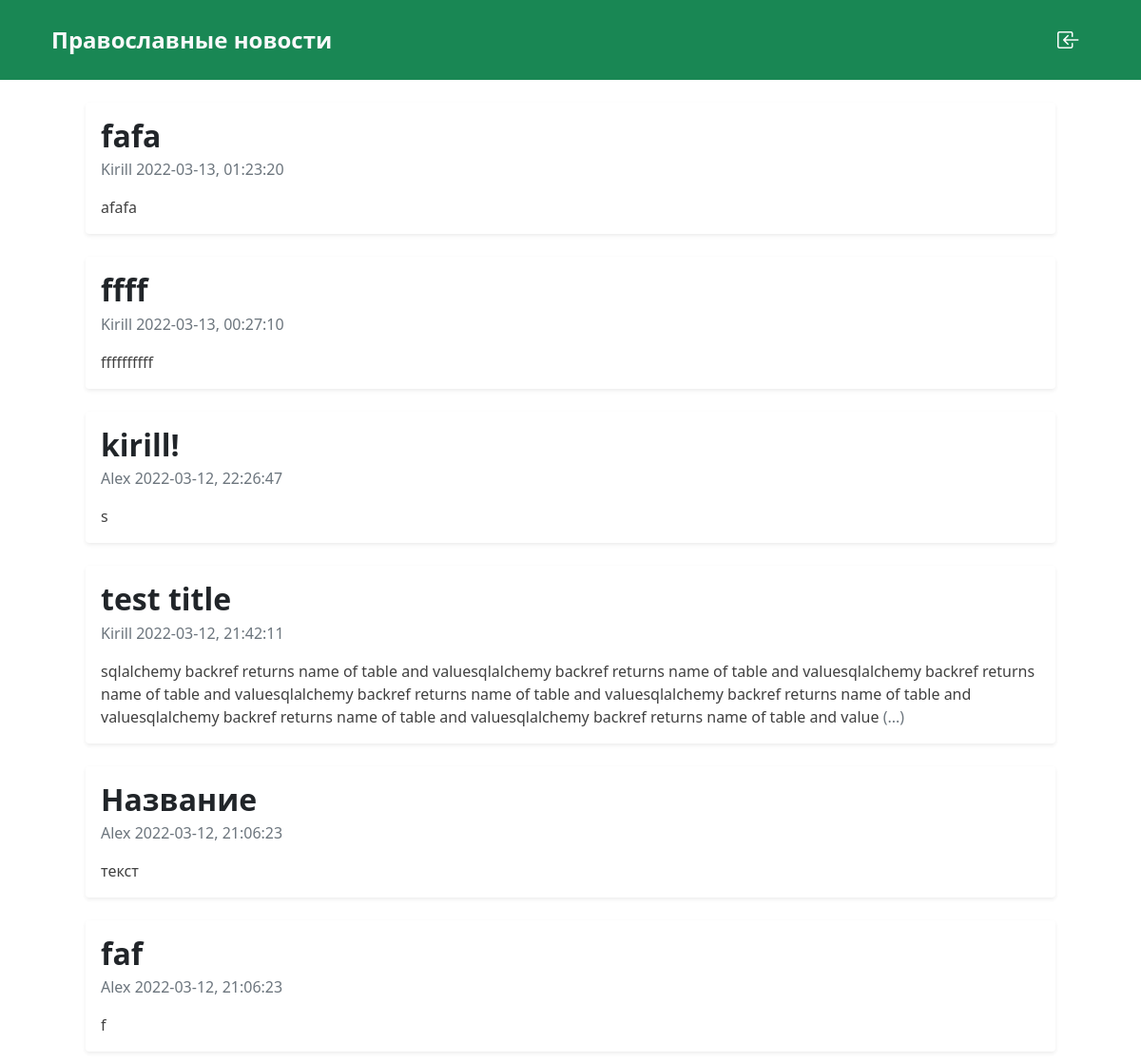
The page / on the database its author committed.
### app.py (models this page shows, shortened)
class Post(db.Model):
    id = db.Column(db.Integer, primary_key=True)
    title = db.Column(db.String(80), nullable=False)
    content = db.Column(db.Text, nullable=False)
    date_post = db.Column(db.DateTime, nullable=False, default=datetime.utcnow)
    user_id = db.Column(db.Integer, db.ForeignKey("user.id"), nullable=False)

class User(db.Model, UserMixin):
    id = db.Column(db.Integer, primary_key=True)
    email = db.Column(db.Text, unique=True, nullable=False)
    password = db.Column(db.String(30), nullable=False)
    username = db.Column(db.String(30), nullable=False)
    registration_date = db.Column(db.Date, nullable=False, default=datetime.utcnow)
    posts = db.relationship('Post', backref='author', lazy=True)

### app.py (the view)
@app.route("/")
def home():
    return render_template("home.html",
                           loged=current_user.is_authenticated,
                           user=current_user,
                           posts=Post.query.order_by(Post.date_post.desc()).all())

### templates/home.html (shortened to what this page needs)
{% extends "base.html" %}
{% block content %}
<div class="container">
    <div class="row p-5 pt-4">
        {% if loged %}
        {% for cat, msg in get_flashed_messages(True) %}
        <div class="col-md-8 m-0">
                <div class="alert alert-{{ cat }} m-0" style="width: 100%;">{{ msg }}</div>
        </div>
        {% endfor %}
        <div class="col-md-8 col-12 mt-4">
            {% for post in posts %}
                {{ news(post) }}
            {% endfor %}
        </div>
            <nav class="col-md-4 d-md-block d-none">
                <div class="navbar sticky-top p-0 pt-4">
                    <div class="p-4 rounded shadow-sm" style="width: 100%;">
                        <div class="row">
                            <div class="col-12 d-flex justify-content-between align-items-center">
                                <a href="{{ url_for('profile') }}" class="side-bar">
                                    <h4 class="fw-light m-0">{{ user.username }}</h4>
                                </a>
                                <a class="quit" href="{{ url_for('logout') }}">
                                    <i class="bi bi-box-arrow-right fs-5"></i>
                                </a>
                            </div>
                            <div class="col-12">
                                <span class="fs-6 fw-light text-secondary">{{ user.email }}</span>
                            </div>
                            <div class="col-12 mt-2">
                                <a href="" class="side-bar">
                                    <span>Мои посты</span>
                                </a>
                            </div>
                            <div class="col-12 d-flex justify-content-end">
                            </div>
                        </div>
                    </div>
                </div>
            </nav>
        {% else %}
        <div class="col-12">
            {% for post in posts %}
                {{ news(post) }}
            {% endfor %}
        </div>
        {% endif %}
    </div>
</div>
{% endblock %}

### templates/_macro.html (shortened to what this page needs)
{% macro news(post_info) %}
<a href="{{ url_for('post', num=post_info.id) }}" class="text-decoration-none">
	<div class='d-flex flex-column p-3 rounded mb-4 shadow-sm news'>
		<div class='d-flex flex-column mb-3'>
			<div>
				<h2 class="fw-bold text-dark mb-1">{{ post_info.title }}</h2>
			</div>
			<div class="text-secondary">
				<span>{{ post_info.author.username }}</span>
				<span>{{ post_info.date_post.strftime('%Y-%m-%d') }}, {{ post_info.date_post.strftime('%H:%M:%S') }}</span>
			</div>
		</div>
		<div>
			<p class='p-0 m-0'>
				{% if post_info.content|length > 350 %}
					{{ post_info.content[:350] }} <span class="text-secondary">(...)</span>
				{% else %}
					{{ post_info.content }}
				{% endif %}
			</p>
		</div>
	</div>
</a>
{% endmacro %}

### static/style.css (style rules this page uses)
a { cursor: pointer; }
.news { text-decoration: none; color: #404040; transition: 0.2s all ease-out; }

### rows shown on the page
Post: title "fafa", date_post "2022-03-13", date_post "01:23:20", content "afafa"
User: author.username "Kirill"
Post: title "ffff", date_post "2022-03-13", date_post "00:27:10", content "ffffffffff"
Post: title "kirill!", date_post "2022-03-12", date_post "22:26:47", content "s"
User: author.username "Alex"
Post: title "test title", date_post "2022-03-12", date_post "21:42:11", content "sqlalchemy backref returns name of table and valuesqlalchemy backref returns name of table and valuesqlalchemy backref returns name of table and valuesqlalchemy backref returns name of table and valuesqlalchemy backref returns name of table and valuesqlalchemy backref returns name of table and valuesqlalchemy backref returns name of table and value"
Post: title "Название", date_post "2022-03-12", date_post "21:06:23", content "текст"
Post: title "faf", date_post "2022-03-12", date_post "21:06:23", content "f"
